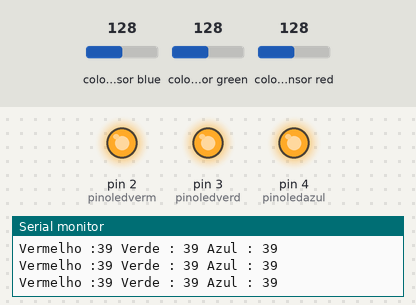
Bench run of a sketch on a simulated Arduino Uno, built with avr-gcc and run on an emulated ATmega328P. Shown: output pins drawn as LEDs (lit = HIGH), the last lines printed to the serial monitor. Wiring (inferred from the names in the program): TCS3200 colour sensor: output pin 10; S2 pin 12; S3 pin 11; S0 pin 8; S1 pin 9. The inputs (shaded band) are chosen by the test bench; at power-on: colour sensor blue 128, colour sensor green 128, colour sensor red 128. Pins used as bus, display or sensor lines are not drawn.

Above: at 1.2 s.
1.3 s: colour sensor blue set to 135
At 1.47 s:
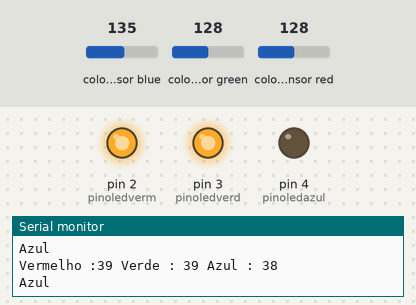
4.3 s: colour sensor green set to 134
At 5.3 s:
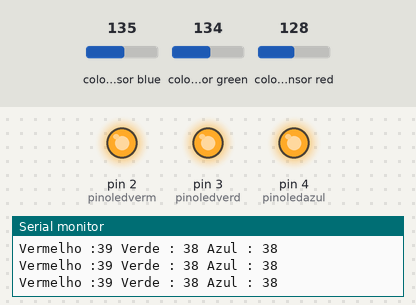
7.3 s: colour sensor red set to 133
10.3 s: colour sensor red set to 140
At 10.48 s:
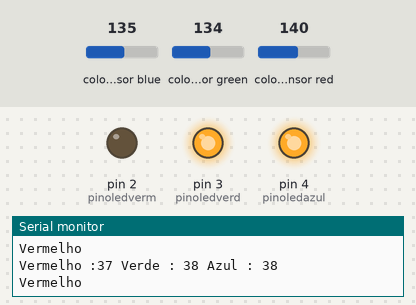
13.3 s: colour sensor green set to 191
At 13.49 s:
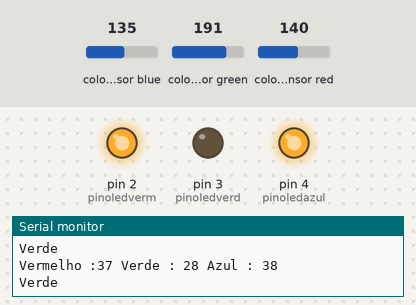
16.3 s: colour sensor blue set to 191
At 17.5 s:
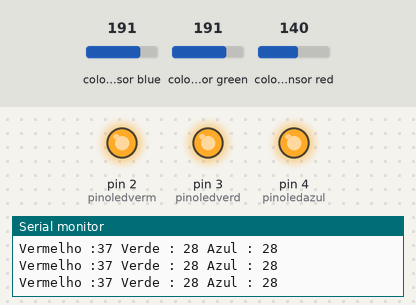
Timing chart, 0 to 18.8 s (numbered marks = the images above; inputs shaded):
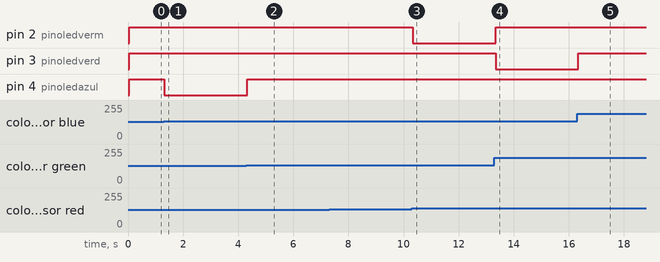

The sketch:

sensor_rgb.ino
```cpp
const int s0 = 8;
const int s1 = 9;
const int s2 = 12;
const int s3 = 11;
const int out = 10;
int pinoledverm = 2;
int pinoledverd = 3;
int pinoledazul = 4;
int red = 0;
int green = 0;
int blue = 0;
void setup(){
pinMode(s0, OUTPUT);
pinMode(s1, OUTPUT);
pinMode(s2, OUTPUT);
pinMode(s3, OUTPUT);
pinMode(out, INPUT);
pinMode(pinoledverm, OUTPUT);
pinMode(pinoledverd, OUTPUT);
pinMode(pinoledazul, OUTPUT);
Serial.begin(9600);
digitalWrite(s0, HIGH);
digitalWrite(s1, LOW);
}
void loop(){
//Detecta a cor
color();
//Mostra valores no serial monitor
Serial.print("Vermelho :");
Serial.print(red, DEC);
Serial.print(" Verde : ");
Serial.print(green, DEC);
Serial.print(" Azul : ");
Serial.print(blue, DEC);
Serial.println();
//Verifica se a cor vermelha foi detectada
if (red < blue && red < green && red < 100) {
Serial.println("Vermelho");
digitalWrite(pinoledverm, LOW); //Acende o led vermelho
digitalWrite(pinoledverd, HIGH);
digitalWrite(pinoledazul, HIGH);
}
//Verifica se a cor azul foi detectada
else if (blue < red && blue < green && blue < 1000){
Serial.println("Azul");
digitalWrite(pinoledverm, HIGH);
digitalWrite(pinoledverd, HIGH);
digitalWrite(pinoledazul, LOW); //Acende o led azul
}
//Verifica se a cor verde foi detectada
else if (green < red && green < blue){
Serial.println("Verde");
digitalWrite(pinoledverm, HIGH);
digitalWrite(pinoledverd, LOW); //Acende o led verde
digitalWrite(pinoledazul, HIGH);
}
Serial.println();
//Delay para apagar os leds e reiniciar o processo
delay(50);
digitalWrite(pinoledverm, HIGH);
digitalWrite(pinoledverd, HIGH);
digitalWrite(pinoledazul, HIGH);
}
void color(){
//Rotina que le o valor das cores
digitalWrite(s2, LOW);
digitalWrite(s3, LOW);
//count OUT, pRed, RED
red = pulseIn(out, digitalRead(out) == HIGH ? LOW : HIGH);
digitalWrite(s3, HIGH);
//count OUT, pBLUE, BLUE
blue = pulseIn(out, digitalRead(out) == HIGH ? LOW : HIGH);
digitalWrite(s2, HIGH);
//count OUT, pGreen, GREEN
green = pulseIn(out, digitalRead(out) == HIGH ? LOW : HIGH);
}
```

Measured:
- the behaviour switches between 131 and 132 on colour sensor blue (found by bisection; images 0 and 1)
- the behaviour switches between 131 and 132 on colour sensor green (found by bisection; images 1 and 2)
- the behaviour switches between 136 and 137 on colour sensor red (found by bisection; images 2 and 3)
- after the input at 1.3 s, pin 4 (pinoledazul): HIGH → LOW at once
- after the input at 4.3 s, pin 4 (pinoledazul): LOW → HIGH at once
- after the input at 10.3 s, pin 2 (pinoledverm): HIGH → LOW at once
- after the input at 13.3 s, pin 2 (pinoledverm): LOW → HIGH at once; pin 3 (pinoledverd): HIGH → LOW at once
- after the input at 16.3 s, pin 3 (pinoledverd): LOW → HIGH after 0.05 s
